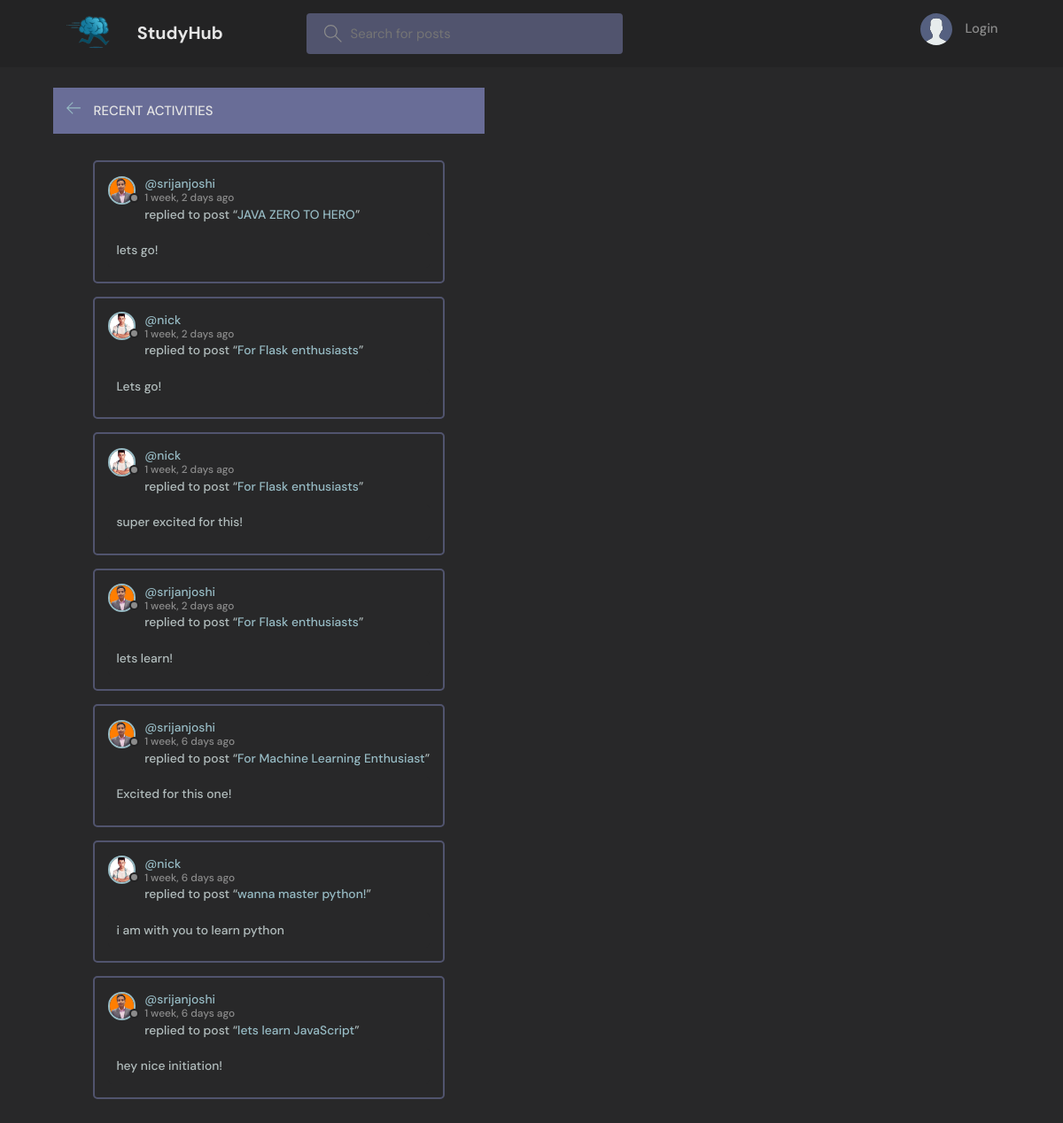
The page /activity/ on the database its author committed.
### base/models.py (models this page shows, shortened)
class Message(models.Model):
    user = models.ForeignKey(User, on_delete=models.CASCADE)
    room = models.ForeignKey(Room, on_delete=models.CASCADE)
    body = models.TextField()
    updated = models.DateTimeField(auto_now=True)
    created = models.DateTimeField(auto_now_add=True)
    class Meta:
        ordering = ['-updated', '-created']

class User(AbstractUser):
    name = models.CharField(max_length=200, null=True)
    email = models.EmailField(unique=True, null=True)
    bio = models.TextField(null=True)
    avatar = models.ImageField(null=True, default="avatar.svg")
    USERNAME_FIELD = 'email'
    REQUIRED_FIELDS = []

class Room(models.Model):
    host = models.ForeignKey(User, on_delete=models.SET_NULL, null=True)
    topic = models.ForeignKey(Topic, on_delete=models.SET_NULL, null=True)
    name = models.CharField(max_length=200)
    description = models.TextField(null=True, blank=True)
    participants = models.ManyToManyField(
        User, related_name='participants', blank=True)
    updated = models.DateTimeField(auto_now=True)
    created = models.DateTimeField(auto_now_add=True)
    class Meta:
        ordering = ['-updated', '-created']
    def __str__(self):
        return self.name

### base/views.py (the view)
# urls.py: path('activity/', views.activityPage, name="activity"),
def activityPage(request):
    room_messages = Message.objects.all()
    return render(request, 'base/activity.html', {'room_messages': room_messages})

### base/templates/base/activity.html (shortened to what this page needs)
{% extends 'main.html' %} {% block content %}
<main class="layout">
  <div class="container">
    <div class="layout__small">
      <div class="layout__boxHeader">
        <div class="layout__boxTitle">
          <a href="{% url 'home' %}">
            <svg
              version="1.1"
              xmlns="http://www.w3.org/2000/svg"
              width="32"
              height="32"
              viewBox="0 0 32 32"
            >
              <title>arrow-left</title>
              <path
                d="M13.723 2.286l-13.723 13.714 13.719 13.714 1.616-1.611-10.96-10.96h27.625v-2.286h-27.625l10.965-10.965-1.616-1.607z"
              ></path>
            </svg>
          </a>
          <h3>Recent Activities</h3>
        </div>
      </div>
      <div class="activities-page layout__body">
        {% for message in room_messages %}
        <div class="activities__box">
          <div class="activities__boxHeader roomListRoom__header">
            <a
              href="{% url 'user-profile' message.user.id %}"
              class="roomListRoom__author"
            >
              <div class="avatar avatar--small">
                <img src="{{message.user.avatar.url}}" />
              </div>
              <p>
                @{{message.user.username}}
                <span>{{message.created|timesince}} ago</span>
              </p>
            </a>
          </div>
          <div class="activities__boxContent">
            <p>
              replied to post “<a href="{% url 'room' message.room.id %}"
                >{{message.room}}</a
              >”
            </p>
            <div class="activities__boxRoomContent">{{message.body}}</div>
          </div>
        </div>
        {% endfor %}
      </div>
    </div>
  </div>
</main>
{% endblock content %}

### static/styles/style.css (style rules this page uses)
:root { --color-main: #97bbc4; --color-main-light: #d1f6ff; --color-dark:#232324 ; --color-dark-medium: #51546e; --color-dark-light: #696d97; --color-light: #e5e5e5; --color-gray: #8b8b8b; --color-light-gray: #b2bdbd; --color-bg:#282829 ; --color-success: #5dd693; --color-error: #fc4b0b; }
* { font-family: "DM Sans", -apple-system, BlinkMacSystemFont, "Segoe UI", Roboto, Oxygen, Ubuntu, Cantarell, "Open Sans", "Helvetica Neue", sans-serif; margin: 0; padding: 0; box-sizing: border-box; text-rendering: optimizeLegibility; font-size: inherit; }
html { font-size: 56%; }
@media only screen and (min-width: 1200px) { html { font-size: 62%; } }
body { line-height: 1.5; font-weight: 500; font-size: 1.5rem; color: var(--color-light-gray); background-color: var(--color-bg); min-height: 100vh; }
img { width: 100%; }
a { display: inline-block; color: var(--color-main); text-decoration: none; }
.container { max-width: 120rem; width: 90%; margin: auto; }
.avatar { position: relative; display: inline-block; border-radius: 50%; border: 2px solid var(--color-main); }
.avatar img { display: block; border-radius: 50%; object-fit: cover; object-position: center; }
.avatar::after { content: ""; display: block; position: absolute; background-color: var(--color-gray); z-index: 10; border-radius: 50%; border: 0.3rem solid var(--color-dark); }
.avatar.avatar--small img { width: 2.8rem; height: 2.8rem; }
.avatar.avatar--small:after { width: 0.7rem; height: 0.7rem; bottom: 0px; right: -6px; }
.layout { margin-top: 2.4rem; }
.layout > .container { display: flex; justify-content: space-between; align-items: flex-start; }
.layout__boxHeader { display: flex; padding: 1.5rem; background-color: var(--color-dark-light); }
.layout__boxTitle { display: flex; gap: 1.5rem; align-items: center; }
.layout__boxTitle h3 { text-transform: uppercase; font-weight: 500; color: var(--color-light); }
.layout__boxTitle svg { width: 1.6rem; height: 1.6rem; fill: var(--color-main); }
.layout__body { margin: 3rem; }
.roomListRoom__header { display: flex; justify-content: space-between; align-items: center; }
.roomListRoom__author { font-weight: 500; display: flex; align-items: center; gap: 1rem; }
.activities__box { margin: 1.5rem; padding: 1.5rem; border: 2px solid var(--color-dark-medium); border-radius: 5px; }
.activities__boxHeader p { font-size: 1.4rem; line-height: 1.3; }
.activities__boxHeader p span { color: var(--color-gray); font-size: 1.2rem; display: block; }
.activities__boxContent { margin-left: 4.2rem; }
.activities__boxContent { font-size: 1.4rem; }
.activities__boxRoomContent { background: var(--color-bg); padding: 1rem; border-radius: 5px; margin-top: 1rem; margin-left: -4.2rem; }

### rows shown on the page
Message: user.avatar (picture), user.username "srijanjoshi", created "1 week, 2 days", room "JAVA ZERO TO HERO", body "lets go!"
Message: user.avatar (picture), user.username "nick", created "1 week, 2 days", room "For Flask enthusiasts", body "Lets go!"
Message: user.avatar (picture), user.username "nick", created "1 week, 2 days", room "For Flask enthusiasts", body "super excited for this!"
Message: user.avatar (picture), user.username "srijanjoshi", created "1 week, 2 days", room "For Flask enthusiasts", body "lets learn!"
Message: user.avatar (picture), user.username "srijanjoshi", created "1 week, 6 days", room "For Machine Learning Enthusiast", body "Excited for this one!"
Message: user.avatar (picture), user.username "nick", created "1 week, 6 days", room "wanna master python!", body "i am with you to learn python"
Message: user.avatar (picture), user.username "srijanjoshi", created "1 week, 6 days", room "lets learn JavaScript", body "hey nice initiation!"
